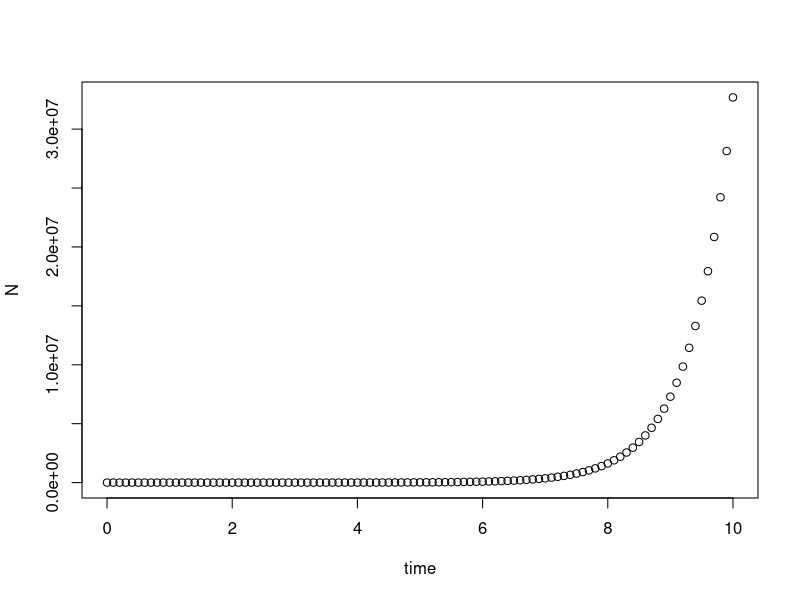
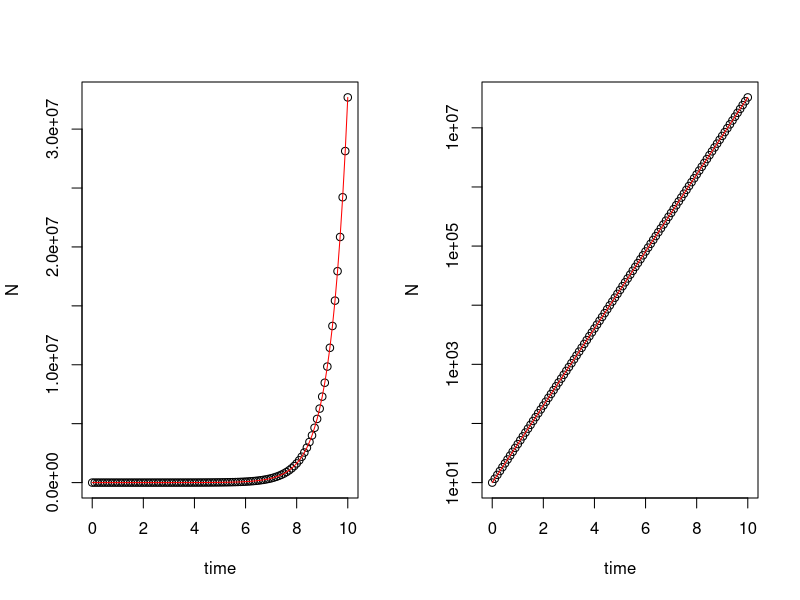
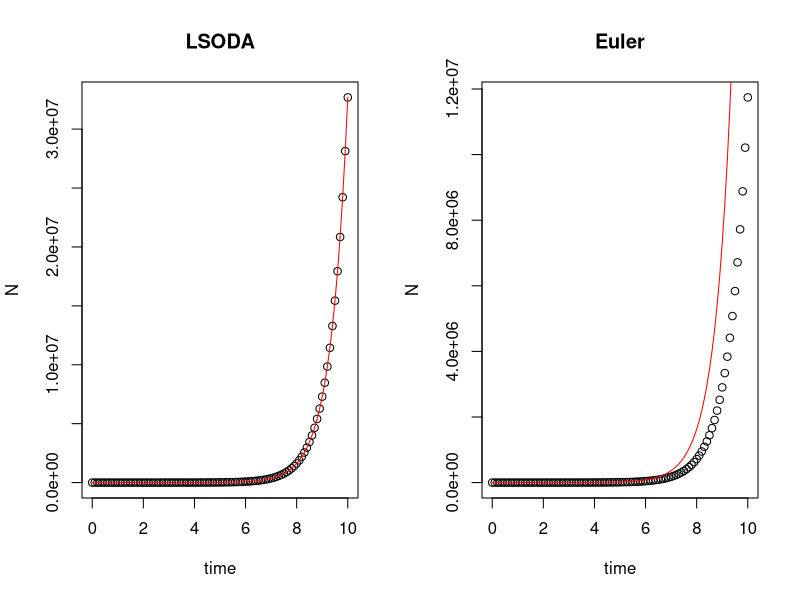
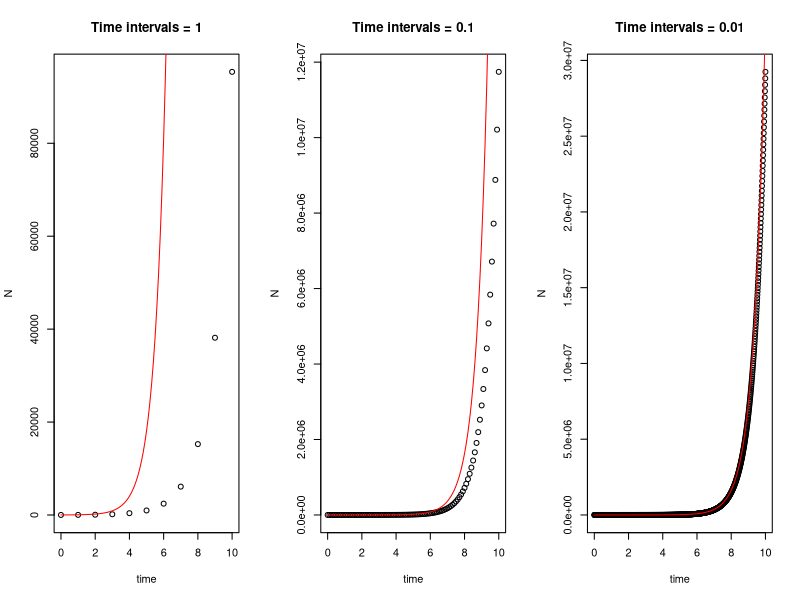
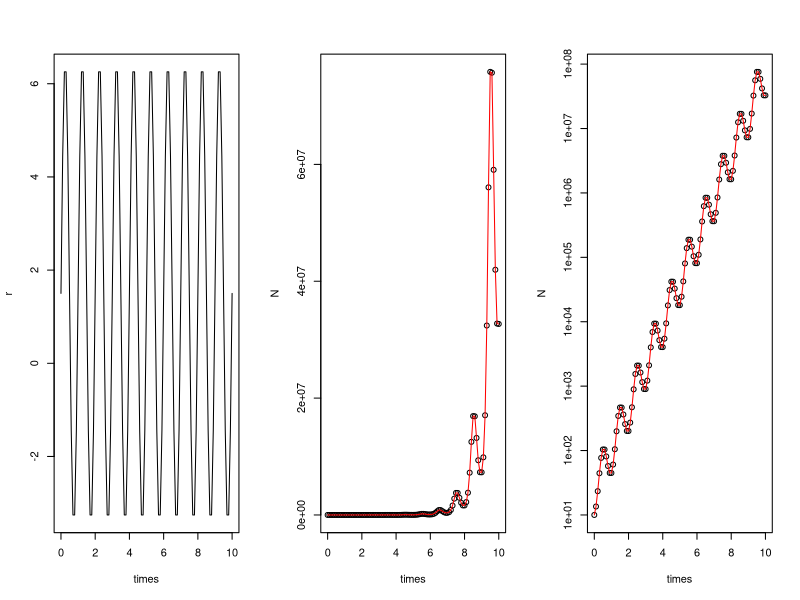
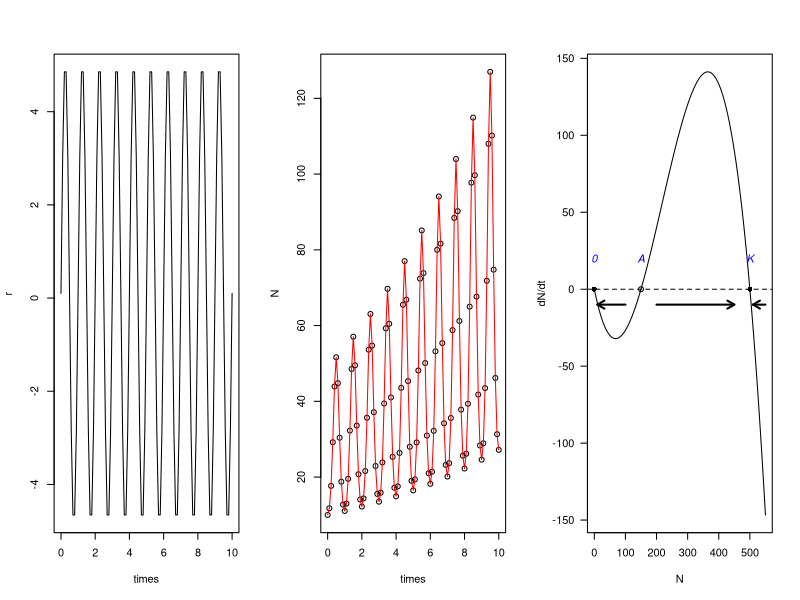
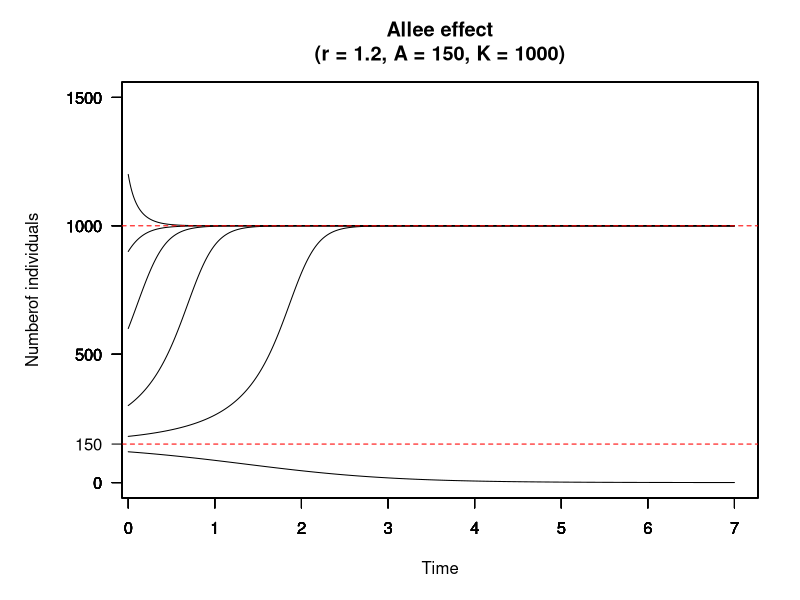
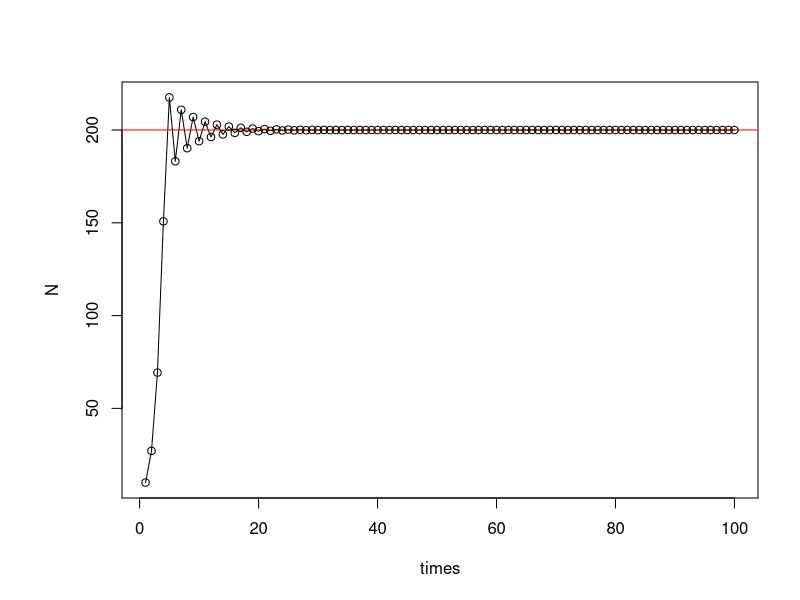

Generate these figures, in order, with R:
## ---- chunk 1
library(tidyverse)
library(knitr)
library(kableExtra)

syllabus <- tibble(
  Date = c("**Week 1** <span style='vertical-align:-30%'> </span>
           <br> 9/4",
           "**Week 2** <span style='vertical-align:-30%'> </span>
           <br> 9/11",
           "**Week 3** <span style='vertical-align:-30%'> </span>
           <br> 9/18",
           "**Week 4** <span style='vertical-align:-30%'> </span>
           <br> 9/25",
           "**Week 5** <span style='vertical-align:-30%'> </span>
           <br> 10/2",
           "**Week 6** <span style='vertical-align:-30%'> </span>
           <br> 10/9",
           "**Week 7** <span style='vertical-align:-30%'> </span>
           <br> 10/16",
           "**Week 8** <span style='vertical-align:-30%'> </span>
           <br> 10/23",
           "**Week 9** <span style='vertical-align:-30%'> </span>
           <br> 10/30",
           "**Week 10** <span style='vertical-align:-30%'> </span>
           <br> 11/6",
           "**Week 11** <span style='vertical-align:-30%'> </span>
           <br> 11/13",
           "**Week 12** <span style='vertical-align:-30%'> </span>
           <br> 11/20",
           "**Week 13** <span style='vertical-align:-30%'> </span>
           <br> 11/27",
           "**Week 14** <span style='vertical-align:-30%'> </span>
           <br> 12/4",
           "**Week 15** <span style='vertical-align:-30%'> </span>
           <br> 12/11",
           "**Week 16** <span style='vertical-align:-30%'> </span>
           <br> 12/18"),
  
  `Lecture topic` = c("Introduction: what is theoretical ecology?", #week1
                      "Exponential population growth", #week2
                      "Logistic population growth and stability analysis", #week3
                      "Discrete population growth and stability analysis", #week4
                      "Metapopulations and patch occupancy models", #week5
                      "Harvesting and bifurcation", #week6
                      "Age-structured population models", #week7
                      "Lotka-Volterra model of competition: graphical analysis", #week8
                      "**Midterm exam**", #week9
                      "Lotka-Volterra model of competition: invasion analysis and linear stability analysis", #week10
                      "Predator-prey interactions (I)", #week11
                      "Predator-prey interactions (II)", #week12
                      "Multispecies models of predation: apparent competition", #week13
                      "Mechanistic models for consumer-resource dynamics", #week14
                      "Research applcations: plant-soil feedback as an example", #week15
                      "**Final exam**"), #week16
    
  Lab = c(" \\- ", #week1
          'Solving exponential growth equation using "deSolve" & Visualization', #week2
          "Simulating logistic growth", #week3
          "Logistic map and Ricker diagram", #week4
          "Metapopulations and patch occupancy models", #week5
          "Bifurcation diagram", #week6
          "Age-structured population model", #week7
          "Simulating competitive dynamics and invasion growth", #week8
          " \\-", #week9
          "Visualization of dynamics with complex eigenvalues", #week10
          "Lotka-Volterra model of predator-prey interactions and time-scale separation", #week11
          "Rosenzweig-MacArthur predator-prey model", #week12
          "Consumer-resource dynamics", #week13
          "Parameter space for apparent competition model", #week14
          " \\- ", #week15
          " \\- "), #week16
    
    
  Readings = c("[**Grainger et al., 2021**](https://doi.org/10.1086/717206)",
               "Gotelli [Ch.1], Case[Ch.1]", #week2
               " \\- ", #week3
               "Gotelli [Ch.2], Case[Ch.5], Otto & Day[Ch.5],
               [**May., 1976**](https://doi.org/10.1038/261459a0)", #week4
               "Gotelli [Ch.4], Case[Ch.16]", #week5
               "Pastor [Ch. 7], Strogatz [Ch. 3]", #week6
               "Gotelli [Ch.3], Case[Ch.3]", #week7
               "Gotelli [Ch.5], Case[Ch.14], 
               [**Broekman et al., 2019**]( https://doi.org/10.1111/ele.13349)", #week8
               " \\- ", #week9
               "Otto & Day [Ch.8],
               [**May., 1972**](https://www.nature.com/articles/238413a0)", #week10
               "Gotelli [Ch.6], Case[Ch.12, 13]", #week11
               "Gotelli [Ch.6], Case[Ch.12, 13]", #week12
               "[**Tilman., 1980**](https://doi.org/10.1086/283633),
               [**Armstrong & McGehee., 1980**](https://doi.org/10.1086/283553)", #week13
               "[**Holt., 1977**](https://doi.org/10.1016/0040-5809(77)90042-9)", #week14
               " \\- ",
               " \\- ")  
  
)

kbl(syllabus, align = "cccl", escape = F) %>%  
  kable_paper(full_width = T, 
              html_font = "Arial",
              font_size = 17) %>%
  kable_styling(bootstrap_options = c("bordered")) %>%
  row_spec(0, bold = T, color = "black", font_size = 20) %>%
  column_spec(1, width = "10em", border_right = T) %>%
  column_spec(2, width = "17em") %>%
  column_spec(3, width = "17em") %>%
  column_spec(4, width = "13em")

## ---- chunk 2
knitr::opts_chunk$set(message = F, 
                      error = F, 
                      warning = F)

## ---- chunk 3
###### part 1 ######
# install.packages("deSolve")
library(deSolve)

### (1) Model specification
exponential_model <- function(times, state, parms) {
  with(as.list(c(state, parms)), {
    dN_dt = r*N  # Exponential growth equation
    return(list(c(dN_dt)))  # Return the results
  })
}
## ---- chunk 4
### (2) Model application
times <- seq(0, 10, by = 0.1)  # Time steps to integrate over
state <- c(N = 10)  # Initial population size
parms <- c(r = 1.5)  # Intrinsic growth rate
## ---- chunk 5
# Run the ode solver
pop_size <- ode(func = exponential_model, times = times, y = state, parms = parms)

# Take a look at the results
head(pop_size)
## ---- chunk 6
plot(N ~ time, data = pop_size)
## ---- chunk 7
par(mfrow = c(1,2))
plot(N ~ time, data = pop_size) # Plot simulation data
curve(state[1]*exp(parms[1]*x), col = "red", add = T) # Adding analytic solution
plot(N ~ time, data = pop_size, log = "y") # Plot logged simulation data
curve(state[1]*exp(parms[1]*x), col = "red", add = T) # Adding analytic solution
## ---- chunk 8

###### part 2 ######
# Original setting
times <- seq(0, 10, by = 0.1)  # Time steps to integrate over
state <- c(N = 10)  # Initial population size
parms <- c(r = 1.5)  # Intrinsic growth rate
# Default: LSODA
pop_size <- ode(func = exponential_model, times = times, y = state, parms = parms)

# Euler's method
pop_size_1 <- ode(func = exponential_model, times = times, y = state, parms = parms, method = "euler")

# Compare different method
par(mfrow = c(1,2))
plot(N ~ time, data = pop_size, main = "LSODA")
curve(state[1]*exp(parms[1]*x), times[1], times[length(times)], col = "red", add = T) # correct curve
plot(N ~ time, data = pop_size_1, main = "Euler")
curve(state[1]*exp(parms[1]*x), times[1], times[length(times)], col = "red", add = T) # correct curve

# Different time intervals
times_1 <- seq(0, 10, by = 1)  # time steps to integrate over
times_2 <- seq(0, 10, by = 0.1)  # time steps to integrate over
times_3 <- seq(0, 10, by = 0.01)  # time steps to integrate over

# Euler's method
pop_size_1 <- ode(func = exponential_model, times = times_1, y = state, parms = parms, method = "euler")
pop_size_2 <- ode(func = exponential_model, times = times_2, y = state, parms = parms, method = "euler")
pop_size_3 <- ode(func = exponential_model, times = times_3, y = state, parms = parms, method = "euler")

# Compare different time intervals
par(mfrow = c(1,3))
plot(N ~ time, data = pop_size_1, main = "Time intervals = 1")
curve(state[1]*exp(parms[1]*x), col = "red", add = T) # correct curve
plot(N ~ time, data = pop_size_2, main = "Time intervals = 0.1")
curve(state[1]*exp(parms[1]*x), col = "red", add = T) # correct curve
plot(N ~ time, data = pop_size_3, main = "Time intervals = 0.01")
curve(state[1]*exp(parms[1]*x), col = "red", add = T) # correct curve
## ---- chunk 9
###### part 3 ######
### Model specification
exponential_model_fluc <- function(times, state, parms) {
  with(as.list(c(state, parms)), {
    dN_dt = (r_bar + sigma*sin(omega*times))*N  # exponential growth equation
    return(list(c(dN_dt)))  # return the results
  })
}
## ---- chunk 10
### Parameters
times <- seq(0, 10, by = 0.1)  # time steps to integrate over
state <- c(N = 10)  # initial population size
parms <- c(r_bar = 1.5, sigma = 5, omega = 2*pi)  # intrinsic growth rate
## ---- chunk 11
### Fluctuating growth rate
r = parms[1] + parms[2]*sin(parms[3]*times)
plot(r ~ times, type = "l")
## ---- chunk 12
### Solving model
pop_size <- ode(func = exponential_model_fluc, times = times, y = state, parms = parms)

### Plotting
plot(N ~ times, data = pop_size)
curve(state[1]*exp(parms[1]*x - parms[2]/parms[3]*(cos(parms[3]*x) - 1)), add = T, col = "red") # correct curve
plot(N ~ times, data = pop_size, log = "y")
curve(state[1]*exp(parms[1]*x - parms[2]/parms[3]*(cos(parms[3]*x) - 1)), add = T, col = "red") # correct curve
## ---- chunk 13
### Parameters
times <- seq(0, 10, by = 0.1)  # time steps to integrate over
state <- c(N = 10)  # initial population size
parms <- c(r_bar = 0.1, sigma = 5, omega = 2*pi)  # intrinsic growth rate

### Fluctuating growth rate
r = parms[1] + parms[2]*sin(parms[3]*times)
plot(r ~ times, type = "l")

### Solving model
pop_size <- ode(func = exponential_model_fluc, times = times, y = state, parms = parms)

### Plotting
plot(N ~ times, data = pop_size)
curve(state[1]*exp(parms[1]*x - parms[2]/parms[3]*(cos(parms[3]*x) - 1)), add = T, col = "red") # correct curve
## ---- chunk 14
knitr::include_app("https://genchanghsu0115.shinyapps.io/Logistic_mod_shinyapp/", height = "500px")
## ---- chunk 15
r = 1
A = 150
K = 500
curve(r*x*(1-x/K)*(x/A-1), from = 0, to = 550, xlim = c(0, 550),
      xlab = "N", ylab = "dN/dt", las = 1)
abline(h = 0, lty = 2)
points(y = rep(0, 3), x = c(0, A, K), pch = c(16, 1, 16))
text(x = c(0, A, K), y = rep(20, 3), labels = c("0", "A", "K"), font = 3, col = "blue")
arrows(x0 = c(100, 200, 550), y0 = -10, x1 = c(10, 450, 510), y1 = -10, length = 0.08, lwd = 2)
## ---- chunk 16
library(deSolve)
Allee <- function(t, state, pars) {
  with(as.list(c(state, pars)), {
    dN_dt = r*N*(1-N/K)*(N/A-1)
    return(list(c(dN_dt)))
    })
}
t <- seq(0, 7, by = 0.01)

state <- c(120,180, 300, 600, 900, 1200)
names(state) <- rep("N", time = length(state))
pars <- c(r = 1.2, A = 150, K = 1000)
par(mar = c(5, 4+2, 4,2) + 0.1)

for(i in 1:length(state)){
  #runthe ode solver
  pop_size <- ode(func = Allee, t = t, y = state[i], par = pars)
  plot(pop_size,ann = F, las =T, ylim = c(0, 1500), xlim = c(0.2,7))
  par(new = TRUE)
}
abline(h = 1000, col = "red", lty = 2)
abline(h = 150, col = "red", lty = 2)
axis(side = 2, at = 150, las = T)
title(main = paste0("Allee effect\n(r = ",pars["r"],
                  ", A = ",pars["A"],
                  ", K = ",pars["K"], ")"),
      xlab = "Time")
title(ylab = "Numberof individuals", line = 4)
## ---- chunk 17
### (1) Define the discrete logistic growth equation
log_fun <- function(r, N, K){N + r*N*(1-N/K)}
## ---- chunk 18
### (2) Set the parameters
r <- 1.8
K <- 200
N0 <- 10
time <- 100
Parms <- c(r = r, K = K)

### (3) Use for loop to iterate over the time sequence
pop_size <- data.frame(times = 1:time)
pop_size$N[1] <- N0
for(i in 2:time){
  pop_size$N[i] <- log_fun(r = r, N = pop_size$N[i - 1], K = K)
}

### (4) Population trajectory
plot(N ~ times, data = pop_size, type = "l")
abline(h = K, col = "red")
points(N ~ times, data = pop_size)
## ---- chunk 19
###### Part 2: Generic cobweb
### (1) define function
ReturnMap <- function(Func, x0, times, xmax, curve_n = 1000, parms){
  
  # get time series iteration
  x <- rep(x0, times)
  for(i in 2:times){
    x[i] <- Func(x[i-1], parms)
  }
  
  # get fine grid for function curve
  x.grid <- seq(0, xmax, length.out = curve_n)
  y.grid <- Func(x.grid, parms)
  ymax <- max(y.grid, xmax)
  
  # create canvas
  plot(NA, xlim = c(0, xmax), ylim = c(0, ymax), xaxs = "i", yaxs = "i", bty = "l", 
       xlab = expression(N[t]), ylab = expression(N[t+1]))
  abline(a = 0, b = 1, lty = 2, col = "grey50")          
  lines(x.grid, y.grid, col = "steelblue", lwd = 2)      
  
  # cobweb (horizontal to diagonal, vertical up to function)
  segments(x0 = x[1], y0 = 0,   x1 = x[1],   y1 = x[2], col = "firebrick")
  for(i in 2:(times-1)){
    segments(x0 = x[i-1], y0 = x[i],   
             x1 = x[i],   y1 = x[i], col = "firebrick")
    segments(x0 = x[i],   y0 = x[i], 
             x1 = x[i],   y1 = x[i+1], col = "firebrick")
  }
  
}

### (2) Set up discrete logistic function with outside parameters
Logistic <- function(N, parms){
  with(as.list(parms), {
    return(N + r*N*(1-N/K))
  })
}
Parms <- c(r = r, K = K)

### (3) Use the ReturnMap function
ReturnMap(Func = Logistic,
          x0 = 10, 
          times = 150,
          xmax = 310,
          curve_n = 1000, 
          parms = Parms)
## ---- chunk 20
knitr::include_app("https://genchanghsu0115.shinyapps.io/Discrete_logistic_mod_shinyapp/", height = "750px")
## ---- chunk 21
##### Part 3: Logistic map and bifurcation
### (1) Define the function
RickerPlot <- function(Func, variable, var_vec, x0, times, x_print = 200, parms){
  
  # prepare saving space 
  data_plot <- data.frame(var = rep(var_vec, each = x_print), x = 0)
  
  # change bifurcation parameter
  for (k in 1:length(var_vec)){
    parms[variable] <- var_vec[k]
    x <- rep(x0, times)
    
    # get time series with new bifurcation parameter
    for(i in 2:times){
      x[i] <- Func(x[i-1], parms)
    }
    
    # save the data
    data_plot$x[(1 + (k - 1)*x_print):(k*x_print)] <- x[(times - x_print + 1):times]
  }
  
  # plot 
  plot(x ~ var, data = data_plot, cex = 0.05, pch = 20, 
       xlab = variable, ylab = "Population size")
  
}

#### Discrete logistic function with outside parameters
Logistic <- function(N, parms){
  with(as.list(parms), {
    return(N + r*N*(1-N/K))
  })
}

### (2) Parameter setting
Parms <- c(r = r, K = K)
r_seq <- seq(from = 1.8, to = 3, by = 0.001)

### (3) Use generic ricker plot function
RickerPlot(Func = Logistic, 
           variable = "r", 
           var_vec = r_seq, 
           x0 = 10, 
           times = 500, 
           x_print = 100, 
           parms = Parms)

## ---- chunk 22
library(deSolve)
library(ggplot2)
library(tidyr)


### Model specification
PSF = function(Time, State, Pars){
  with(as.list(c(State, Pars)),{
    dP00_dt = - rA * (PA0 + PAA) * P00 + mA * PA0 + dA * P0A 
    dPA0_dt = rA * (PA0 + PAA) * P00 - cA * PA0 - mA * PA0
    dPAA_dt = cA * PA0 + alpha * rA * (PA0 + PAA) * P0A - mA * PAA
    dP0A_dt = mA * PAA - alpha * rA * (PA0 + PAA) * P0A - dA * P0A
    return(list(c(dP00_dt, dPA0_dt, dPAA_dt, dP0A_dt)))
  })
}


#### Set simulation parameters with the 'quick simulation parameters'
pars = c(rA = 0.5,
         mA = 0.1,
         cA = 0.5,
         dA = 0.4,
         alpha = 0.3)


#### Set initial condition and time steps
times = seq(0, 100, by = 0.1)
ini = c(P00 = 0.75, PA0 = 0.1, PAA = 0.05, P0A = 0.1)


#### Run the simulation
pop_size = ode(func = PSF, y = ini, parms = pars, times = times)


#### Check if simulations reached stable point 
tail(pop_size)
rowSums(tail(pop_size[, -1]))

## ---- chunk 23

#### Plot (matplot)
matplot(x = pop_size[, 1], y = pop_size[, 2:5], type = "l")

## ---- chunk 24

#### Plot (base R)
plot(x = range(times), y = c(0,1), type = "n", xlab = "Time", ylab = "Proportion")
lines(P00 ~ time, data = pop_size, col = "black")
lines(PA0 ~ time, data = pop_size, col = "blue")
lines(PAA ~ time, data = pop_size, col = "purple")
lines(P0A ~ time, data = pop_size, col = "red")
legend("topleft", 
       legend = c("P00", "PA0", "PAA", "P0A"), 
       col = c("black", "blue", "purple", "red"), lty = 1, bty = "n")
## ---- chunk 25

### ggplot course website version
pop_size %>%
  as.data.frame() %>%
  gather(key = "Patch", value = "Proportion", -time) %>%
  ggplot(aes(x = time, y = Proportion, color = Patch)) +
  geom_line(linewidth = 1.5)
## ---- chunk 26

### For-loop over different parameter values 
### Parameter range and saving space setup
dA_seq <- seq(from = 0.1, to = 0.8, by = 0.1)
Data <- as.data.frame(matrix(0, nrow = length(dA_seq), ncol = 6))
names(Data) <- c("dA", "time", "P00", "PA0", "PAA", "P0A")
Data[, 1] <- dA_seq

### Use for loop to change the parameter every time
for(i in 1:length(dA_seq)){
  
  # Set simulation parameters
  pars_new <- c(rA = 0.5, mA = 0.1, cA = 0.5, dA = dA_seq[i], alpha = 0.3)
  
  # Simulate
  pop_size_new <- ode(func = PSF, y = ini, parms = pars_new, times = times)
  
  # Save results
  Data[i, c(2:6)] <- pop_size_new[length(times), ]
}

## ---- chunk 27
### Plot resulting equilibrium against different dA  
plot(x = range(dA_seq), y = c(0,1), type = "n", 
     xlab = "Decay rate of conditioned soil", 
     ylab = "Equilibrium proportion")
lines(P00 ~ dA, data = Data, col = "black")
lines(PA0 ~ dA, data = Data, col = "blue")
lines(PAA ~ dA, data = Data, col = "purple")
lines(P0A ~ dA, data = Data, col = "red")
legend("topleft", 
       legend = c("P00", "PA0", "PAA", "P0A"), 
       col = c("black", "blue", "purple", "red"), lty = 1, bty = "n")

## ---- chunk 28

### ggplot course website version
Data %>%
  as.data.frame() %>%
  gather(key = "Patch", value = "Proportion",-dA, -time) %>%
  ggplot(aes(x = dA, y = Proportion, color = Patch)) +
  geom_line(linewidth = 1.5)
